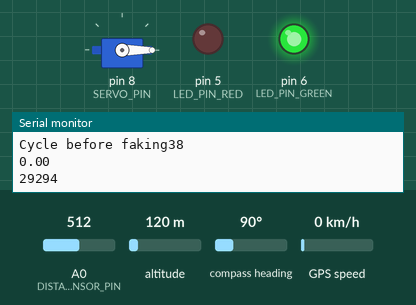
Recording of a sketch running on a simulated Arduino Uno, built with avr-gcc and run on an emulated ATmega328P. On the bench: servo, output pins drawn as LEDs (lit = HIGH), the last lines printed to the serial monitor. Dashed ring = blinking. Inputs (shaded band) come from the test bench; at power-on: A0 (DISTANCE_SENSOR_PIN) = 512, altitude 120 m, compass heading 90°, GPS speed 0 km/h. The GPS gets a fix after 3 s at 37.7749, -122.4194 with 8 satellites.

Above: at 2.2 s.
2.3 s: A0 (DISTANCE_SENSOR_PIN) set to 599
4.7 s: A0 (DISTANCE_SENSOR_PIN) set to 623
At 6.4 s:
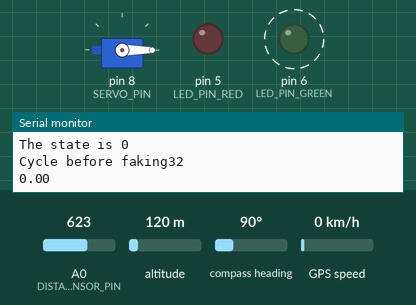
At 7.3 s:
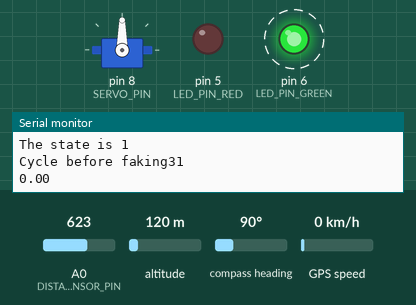
9.0 s: A0 (DISTANCE_SENSOR_PIN) set to 306
At 9.4 s:
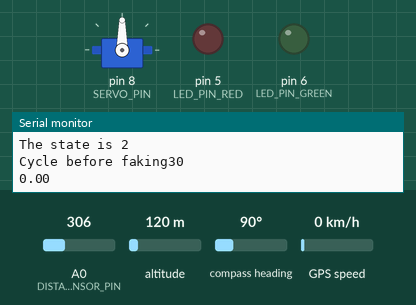
Timing chart, 0 to 12.0 s (numbered marks = the images above; inputs shaded):
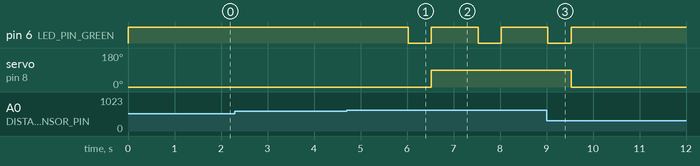

Measured:
- the behaviour switches between 611 and 612 on A0 (DISTANCE_SENSOR_PIN) (found by bisection; images 0 and 1)
- after the input at 4.7 s, pin 6 (LED_PIN_GREEN): alternates HIGH for 1.0 s and LOW for 0.50 s, starting after 1.3 s; servo on pin 8 (SERVO_PIN): 0° → 90° after 1.8 s
- after the input at 9.0 s, pin 6 (LED_PIN_GREEN): goes on until 9.5 s, then stays HIGH; servo on pin 8 (SERVO_PIN): goes on until 9.5 s, then stays 0°

The sketch:

sketch_oct17a.ino
```cpp
#include <Servo.h>
#include <Adafruit_GPS.h>
#include <SparkFun_ADXL345.h>

#define GPSSerial Serial

Adafruit_GPS GPS(&GPSSerial);

#define GPSECHO  false

ADXL345 adxl = ADXL345();             // USE FOR I2C COMMUNICATION

boolean usingInterrupt = false;
void useInterrupt(boolean); // Func prototype keeps Arduino 0023 happy

// application states
const int INITIAL_STAGE = 0;
const int CLOSING_STAGE = 1;
const int CARRYING_STAGE = 2;
const int ARRIVAL_STAGE = 3;
const int ERROR_STAGE = 4;

// servo
const int SERVO_OPEN = 0;
const int SERVO_CLOSE = 90;

// pins
const int SERVO_PIN = 8;
const int SPEAKER_PIN = 9;
const int LED_PIN_RED = 5;
const int LED_PIN_GREEN = 6;
const int DISTANCE_SENSOR_PIN = A0;

// state keys
const int APP_STATE = 0;
const int INIT_DISTANCE = 1;
const int BOX_OPENED = 2;
const int ARRIVED = 3;
const int SHAKED = 4;

// reading keys
const int READ_DISTANCE = 0;
const int READ_LAT = 1;
const int READ_LON = 2;

// Set destination
float desLat = 22.337255;
float desLong = 114.263155;

// run time states
int states[] = {INITIAL_STAGE, 0, true, false, false};
int readings[] = {0, 0, 0};

Servo servo;

int acceleration[10] = {};

double shaken_threshold = 2.0;

int cycleBeforeFaking = 40;

void servoAction(bool stateChanged) {
  if (!stateChanged) {
    Serial.println('return');
    return;
  }
  if (states[APP_STATE] == INITIAL_STAGE || states[APP_STATE] == ARRIVAL_STAGE) {
    Serial.println('open');
    servo.write(SERVO_OPEN);
  }
  if (states[APP_STATE] == CLOSING_STAGE || states[APP_STATE] == CARRYING_STAGE || states[APP_STATE] == ERROR_STAGE) {
    Serial.println('close');
    servo.write(SERVO_CLOSE);
  }
}

bool isOpen() {
  int val = analogRead(DISTANCE_SENSOR_PIN);
  return (val - states[INIT_DISTANCE] < 100);
}

bool isAtDestination() {
  float sq_distance = (readings[READ_LAT]- desLat) * (readings[READ_LAT]- desLat)
    + (readings[READ_LON] - desLong) * (readings[READ_LON] - desLong);
  return sq_distance < 10000;
}

void errorAction() {
  if (states[APP_STATE] != ERROR_STAGE) {
    return;
  }

  tone(SPEAKER_PIN, 1000);

  digitalWrite(LED_PIN_GREEN, LOW);
  digitalWrite(LED_PIN_RED, HIGH);
}

int calculateNewState() {
  switch (states[APP_STATE]) {
    case INITIAL_STAGE:
      if (!states[BOX_OPENED]) { // closed
        delay(500); // give it enough time to rest
        return CLOSING_STAGE;
      } else {
        return INITIAL_STAGE;
      }
      break;
    case CLOSING_STAGE:
      return CARRYING_STAGE;
      break;
    case CARRYING_STAGE:
      if (states[ARRIVED]) {
        return ARRIVAL_STAGE;
      }
      if (states[BOX_OPENED] || states[SHAKED]) {
        return ERROR_STAGE;
      }
      break;
    case ARRIVAL_STAGE:
      if (states[BOX_OPENED] && !states[ARRIVED]) {
        return ERROR_STAGE;
      }
      if (states[SHAKED]) {
        return ERROR_STAGE;
      }
      if (!states[ARRIVED]) {
        return CARRYING_STAGE;
      }
      break;
    case ERROR_STAGE:
      return ERROR_STAGE; // always stays in error state
    default:
      return states[APP_STATE];
  }
}

void ledBlink() {
  digitalWrite(LED_PIN_GREEN, HIGH);
  delay(500);
  digitalWrite(LED_PIN_GREEN, LOW);
  delay(500);
  digitalWrite(LED_PIN_GREEN, HIGH);
}

void setup() {
  Serial.begin(115200);
  Serial.println("hello world!");

  // initialize servo
  servo.attach(SERVO_PIN);
  servo.write(SERVO_OPEN);

  // initialize spaker
  pinMode(SPEAKER_PIN, OUTPUT);
  noTone(SPEAKER_PIN);

  // initialize distance sensor (must be open at this point)
  states[INIT_DISTANCE] = analogRead(DISTANCE_SENSOR_PIN);

  pinMode(LED_PIN_RED, OUTPUT);
  pinMode(LED_PIN_GREEN, OUTPUT);

  digitalWrite(LED_PIN_RED, LOW);
  digitalWrite(LED_PIN_GREEN, HIGH);

    // 9600 NMEA is the default baud rate for Adafruit MTK GPS's- some use 4800
  GPS.begin(9600);
  GPS.sendCommand(PMTK_SET_NMEA_OUTPUT_RMCGGA);
  GPS.sendCommand(PMTK_SET_NMEA_UPDATE_1HZ);   // 1 Hz update rate
  GPS.sendCommand(PGCMD_ANTENNA);

  useInterrupt(true);

  delay(1000);


  adxl.powerOn();                     // Power on the ADXL345
  adxl.setRangeSetting(16);           // Give the range settings
  adxl.setSpiBit(0);                  // Configure the device to be in 4 wire SPI mode when set to '0' or 3 wire SPI mode when set to 1
  adxl.setActivityXYZ(1, 0, 0);       // Set to activate movement detection in the axes "adxl.setActivityXYZ(X, Y, Z);" (1 == ON, 0 == OFF)
  adxl.setActivityThreshold(75);      // 62.5mg per increment   // Set activity   // Inactivity thresholds (0-255)
  adxl.setInactivityXYZ(1, 0, 0);     // Set to detect inactivity in all the axes "adxl.setInactivityXYZ(X, Y, Z);" (1 == ON, 0 == OFF)
  adxl.setInactivityThreshold(75);    // 62.5mg per increment   // Set inactivity // Inactivity thresholds (0-255)
  adxl.setTimeInactivity(10);         // How many seconds of no activity is inactive?
  adxl.setTapDetectionOnXYZ(0, 0, 1); // Detect taps in the directions turned ON "adxl.setTapDetectionOnX(X, Y, Z);" (1 == ON, 0 == OFF)
  adxl.setTapThreshold(50);           // 62.5 mg per increment
  adxl.setTapDuration(15);            // 625 μs per increment
  adxl.setDoubleTapLatency(80);       // 1.25 ms per increment
  adxl.setDoubleTapWindow(200);       // 1.25 ms per increment
  adxl.setFreeFallThreshold(7);       // (5 - 9) recommended - 62.5mg per increment
  adxl.setFreeFallDuration(30);       // (20 - 70) recommended - 5ms per increment
  adxl.InactivityINT(1);
  adxl.ActivityINT(1);
  adxl.FreeFallINT(1);
  adxl.doubleTapINT(1);
  adxl.singleTapINT(1);
}

// Interrupt is called once a millisecond, looks for any new GPS data, and stores it
SIGNAL(TIMER0_COMPA_vect) {
  char c = GPS.read();
  // if you want to debug, this is a good time to do it!
#ifdef UDR0
  if (GPSECHO)
    if (c) UDR0 = c;
    // writing direct to UDR0 is much much faster than Serial.print
    // but only one character can be written at a time.
#endif
}

void useInterrupt(boolean v) {
  if (v) {
    // Timer0 is already used for millis() - we'll just interrupt somewhere
    // in the middle and call the "Compare A" function above
    OCR0A = 0xAF;
    TIMSK0 |= _BV(OCIE0A);
    usingInterrupt = true;
  } else {
    // do not call the interrupt function COMPA anymore
    TIMSK0 &= ~_BV(OCIE0A);
    usingInterrupt = false;
  }
}

int activity_record() {
  byte interrupts = adxl.getInterruptSource();
  // Free Fall Detection
  if(adxl.triggered(interrupts, ADXL345_FREE_FALL)){
    Serial.println("*** FREE FALL ***");
    return 1;
  }
  // Double Tap Detection
  if(adxl.triggered(interrupts, ADXL345_DOUBLE_TAP)){
    Serial.println("*** DOUBLE TAP ***");
    return 1;
  }
  // Tap Detection
  if(adxl.triggered(interrupts, ADXL345_SINGLE_TAP)){
    Serial.println("*** TAP ***");
    return 1;
  }
  return 0;
}

bool is_being_shaken(){ // Determine whether the box is rudely treated by calculation
  double record = 0;
  for (int i = 0; i < 10; i++) record += (double)acceleration[i] / (10 - i);
  Serial.println(record);
  if (record >= shaken_threshold) return true;
  return false;
}

void loop() {
  // read the values from sensors
  if (GPS.newNMEAreceived()) {
    // a tricky thing here is if we print the NMEA sentence, or data
    // we end up not listening and catching other sentences!
    // so be very wary if using OUTPUT_ALLDATA and trytng to print out data
    //Serial.println(GPS.lastNMEA());   // this also sets the newNMEAreceived() flag to false
    if (!GPS.parse(GPS.lastNMEA()))   // this also sets the newNMEAreceived() flag to false
      return;  // we can fail to parse a sentence in which case we should just wait for another
  }

  if (GPS.fix) {
    readings[READ_LAT] = GPS.latitudeDegrees;
    readings[READ_LON] = GPS.longitudeDegrees;
  }

  Serial.print("The state is ");
  Serial.println(states[APP_STATE]);
  Serial.print("Cycle before faking");
  Serial.println(cycleBeforeFaking);

  if (cycleBeforeFaking <= 0 && states[APP_STATE] == CARRYING_STAGE) {
    readings[READ_LAT] = 0;
    readings[READ_LON] = 0;
    desLat = 0;
    desLong = 0;
  } else {
    cycleBeforeFaking = cycleBeforeFaking - 1;
  }

  for (int i = 0; i < 9; i++) {
    acceleration[i] = acceleration[i+1];
  }
  acceleration[9] = activity_record();

  // changes states (based on readings)
  states[BOX_OPENED] = isOpen();
  states[ARRIVED] = isAtDestination();
  states[SHAKED] = is_being_shaken();
  int originalState = states[APP_STATE];
  states[APP_STATE] = calculateNewState();
  bool stateChanged = originalState != states[APP_STATE];

  if (stateChanged) {
    ledBlink();
  }

  // call the hardwares after state change
  servoAction(stateChanged);
  errorAction();

  delay(500);
}
```
